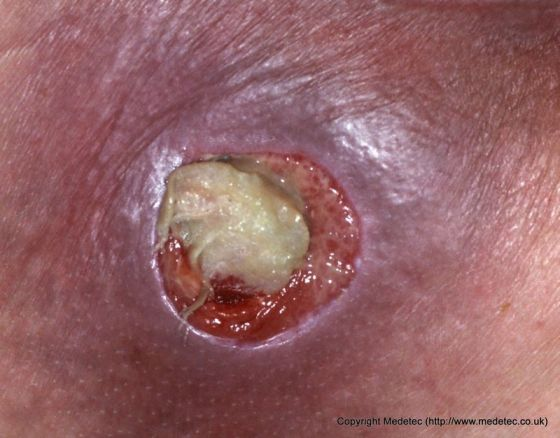
#> input picture testing_data/input/images/f/f10.png, 560 x 438 px, given as the content of the folder ng_data/input/images/../testing_data/input/images/f/f10.png/, which was not available
$ python -i get_features_training.py   (imports and definitions only)   (older library calls are emulated)
#> lines starting #> are read from the running program, lines starting #| are printed output that depends on the picture; after the words box and inside, x2 and y2 are one past the last pixel; in counts of white or black regions, pixels touching at a corner belong together; pictures that were not available may be replaced by others from this repository, and a replacement may not be noted
# coding: utf-8

# In[1]:


import cv2
import random
import numpy as np
from os import walk
import os
# In[2]:
class GetFeaturesTrainingInFiles :

    p = ""
    path = "../training_data/input/images/" + p
    path_output = "../training_data/input/features" + p
    path_write_file = "training_features_data.txt"

    windows_size_rows = 0
    windows_size_cols = 0

    kernel = np.ones((7, 7), np.int8)

    samples_contour = []
    samples_inner = []
    samples_outer = []

    def __init__(self, path):
        self.p = path
        self.path = "../training_data/input/images/" + path +"/"
        self.path_output = "../training_data/input/features/" + path + "/"
        self.path_write_file = "training_features_data.txt"

        ### kernel for prepare morphological
        self.kernel = np.ones((7, 7), np.int8)

        ### set windows size
        self.windows_size_rows = 31
        self.windows_size_cols = 31

        ### array samples
        # label_samples = []
        # feature_samples = []
        self.samples_contour = []
        self.samples_inner = []
        self.samples_outer = []


    def path(self):
        return self.path

    def path_output(self):
        return self.path_output


    # In[3]:


    def get_image_RGB(self, name):
        img_rgb = cv2.imread(name)
        b, g, r = cv2.split(img_rgb)
        return cv2.merge([r, g, b])


    # In[4]:


    def half_windows_size(self, windows_size_rows, windows_size_cols):
        return int(windows_size_rows / 2 + 1), int(windows_size_cols / 2 + 1)


    # In[5]:


    def get_pixels(self, img, i, windows_size_rows, windows_size_cols):
        rows, cols = i
        str = ""
        half_windows_size_rows, half_windows_size_cols = self.half_windows_size(windows_size_rows, windows_size_cols)
        # print("[{:d}, {:d}], ".format(rows, cols))
        features = ""
        for r in range(windows_size_rows):
            current_row = rows + r - half_windows_size_rows
            str += "{:2d} ".format(r + 1)
            for c in range(windows_size_cols):
                current_col = cols + c - half_windows_size_cols
                color_r, color_g, color_b = img[current_row, current_col]
                features += "{:3d} {:3d} {:3d} ".format(color_r, color_g, color_b)
                str += "[{:3d}, {:3d}, {:3d}], ".format(color_r, color_g,
                                                        color_b)  # str += "[{:3d}, {:3d}], ".format(c1, r1)
                # str += "[{:3d}, {:3d}], ".format(current_row, current_col)
            str += "\n"
        # print(str)
        # print(">>>>>>>>>>>>>>>>")
        return features


    # In[6]:


    def process_image_contour(self, img_gray):
        contour_img = np.ndarray(img_gray.shape, np.uint8)
        _, contours, hier = cv2.findContours(img_gray, cv2.RETR_LIST, cv2.CHAIN_APPROX_NONE)

        contour_lengths = [len(c) for c in contours]
        max_length_index = np.argmax(contour_lengths)

        contour_img.fill(0)
        cv2.drawContours(contour_img, contours, -1, (255, 255, 255), 1)
        # cv2.imwrite(mask_folder + "/" + "f2_contour.png", contour_img)
        return contour_img


    # In[7]:


    def process_image_inner(self, img_gray):
        img_erosion = cv2.erode(img_gray, self.kernel, iterations=1)
        img_dilation = cv2.dilate(img_gray, self.kernel, iterations=1)

        img_dilation = self.swap_color(img_dilation)

        # cv2.imwrite(mask_folder + "/" + "f2_erosion.png", img_erosion)
        # cv2.imwrite(mask_folder + "/" + "f2_dilation.png", img_dilation)

        return img_erosion, img_dilation


    # In[8]:


    def swap_color(self, img_dilation):
        rows, cols = img_dilation.shape
        for row in range(rows):
            for col in range(cols):
                if img_dilation[row, col] == 0:
                    img_dilation[row, col] = 255
                elif img_dilation[row, col] == 255:
                    img_dilation[row, col] = 0
        return img_dilation


    # In[9]:


    def random_pixel_target(self, pixel_target_list, size_pixel_img_contour):
        random.shuffle(pixel_target_list)
        new_pixel_target_list = []

        for a in range(size_pixel_img_contour):
            new_pixel_target_list.append(pixel_target_list[a])
            # print(new_pixel_target_list[a])

        return new_pixel_target_list


    # In[10]:


    def is_pixel_target(self, pixel):
        return pixel == 255


    # In[11]:


    def get_pixels_target(self, img):
        rows, cols = img.shape
        half_windows_size_rows, half_windows_size_cols = self.half_windows_size(self.windows_size_rows,self. windows_size_cols)
        pixel_target_list = []
        for row in range(rows):
            for col in range(cols):
                if (self.is_pixel_target(img[row, col])):
                    if half_windows_size_rows <= row & row <= rows - half_windows_size_rows:
                        if half_windows_size_rows <= col & col <= cols - half_windows_size_cols:
                            pixel_target_list.append([row, col])

        return pixel_target_list


    # In[12]:


    def get_sample_contour(self, label, features, pixel_target):
        self.samples_contour.append(self.get_sample(label, features, pixel_target))


    def get_sample_inner(self, label, features, pixel_target):
        self.samples_inner.append(self.get_sample(label, features, pixel_target))


    def get_sample_outer(self, label, features, pixel_target):
        self.samples_outer.append(self.get_sample(label, features, pixel_target))


    def get_sample(self, label, features, pixel_target):
        return "|label " + label + " |coordinate " + "{:d} {:d} ".format(pixel_target[0], pixel_target[1]) + "|features " + features + "\n"

    def clear_file(self, path_write_file_features):
        file_label = open(path_write_file_features, 'w')

    def shuffle_samples(self, array):
        return random.shuffle(array)

    def write_samples(self, path_write_file_lable, path_write_file_features):
        self.clear_file(path_write_file_features)
        file = open(path_write_file_features, 'a')

        self.shuffle_samples(self.samples_contour)
        self.shuffle_samples(self.samples_inner)
        self.shuffle_samples(self.samples_outer)

        for index in range(len(self.samples_contour)):
            file.write(self.samples_contour[index])
            file.write(self.samples_inner[index])
            file.write(self.samples_outer[index])

            # [11 lines of commented-out code are left out]


    def get_features_contour(self, img_rgb, pixel_target_list, windows_size_rows, windows_size_cols, label):
        for pixel_target in pixel_target_list:
            self.get_sample_contour(label, self.get_pixels(img_rgb, pixel_target, windows_size_rows, windows_size_cols), pixel_target)
#         print("contour size -> " + str(len(self.samples_contour)))
        return len(pixel_target_list)


    # In[15]:


    def get_features_inner(self, img_rgb, pixel_target_list, windows_size_rows, windows_size_cols, label, size_pixel_img_contour):
        pixel_target_list = self.random_pixel_target(pixel_target_list, size_pixel_img_contour)
        for pixel_target in pixel_target_list:
            self.get_sample_inner(label, self.get_pixels(img_rgb, pixel_target, windows_size_rows, windows_size_cols), pixel_target)
#         print("inner size -> " + str(len(self.samples_inner)))


    # In[16]:


    def get_features_outer(self, img_rgb, pixel_target_list, windows_size_rows, windows_size_cols, label, size_pixel_img_contour):
        pixel_target_list = self.random_pixel_target(pixel_target_list, size_pixel_img_contour)

        for pixel_target in pixel_target_list:
            self.get_sample_outer(label, self.get_pixels(img_rgb, pixel_target, windows_size_rows, windows_size_cols), pixel_target)
#         print("outer size -> " + str(len(self.samples_outer)))


    # In[17]:


    def process_get_sample(self, img_rgb, img_gray, windows_size_rows, windwos_size_cols, path_write_file_lable, path_write_file_features):
        img_erosion, img_dilation = self.process_image_inner(img_gray)
        size_pixel_img_contour = self.get_features_contour(img_rgb, self.get_pixels_target(self.process_image_contour(img_gray)), windows_size_rows, windwos_size_cols, "0 0 1")
        self.get_features_inner(img_rgb, self.get_pixels_target(img_erosion), windows_size_rows, windwos_size_cols, "0 1 0", size_pixel_img_contour)
        self.get_features_outer(img_rgb, self.get_pixels_target(img_dilation), windows_size_rows, windwos_size_cols, "1 0 0", size_pixel_img_contour)
        print("contour size -> " + str(len(self.samples_contour)) +", inner size -> " + str(len(self.samples_inner)) + ", outer size -> " + str(len(self.samples_outer)))
        self.write_samples(path_write_file_lable, path_write_file_features)


    # In[18]:


    def process_read_image(self, filename_rgb, filename_gray, filename):
        print("start => " + self.path+filename_rgb)
#         print(self.path+filename_rgb)
        img_rgb = self.get_image_RGB(self.path + filename_rgb)

        img_gray = cv2.imread(self.path + filename_gray, cv2.IMREAD_GRAYSCALE)
        self.process_get_sample(img_rgb, img_gray, self.windows_size_rows, self.windows_size_cols, self.path + "traning_data_label_" + filename + ".txt",self.path_output + "training_features_data_" + filename + ".txt")
        print("finished " +self.path_output + "training_features_data" + filename + ".txt"+ "\n>>>>>>>>>>")


    # In[19]:


    def extract_filename(self, current_filename):
        return current_filename.split('.')


    def is_file_image(self, filename, filetype):
        if ((filename.find('_') == -1) & ((filetype == "png") | (filetype == "jpg"))):
            return True
        return False


    # In[20]:


    def initialize_samples(self,):
        self.samples_contour = []
        self.samples_inner = []
        self.samples_outer = []


    # In[ ]:

    def process(self) :
        if not os.path.exists(self.path_output):
            os.makedirs(self.path_output)
        filenames = []
        for (dirpath, dirnames, filename) in walk(self.path):
            filenames.extend(filename)

        # In[ ]:


        for current_filename in filenames:
            filename, filetype = self.extract_filename(current_filename)
            if self.is_file_image(filename, filetype):
                self.initialize_samples()
                img_gray = filename + "_gray." + filetype
                self.process_read_image(current_filename, img_gray, filename)
#> in get_image_RGB, img_rgb is the input picture: shape (438, 560, 3); mean B, G, R 102.1, 98.9, 148.1
#> in get_image_RGB, `b, g, r = cv2.split(img_rgb)`:
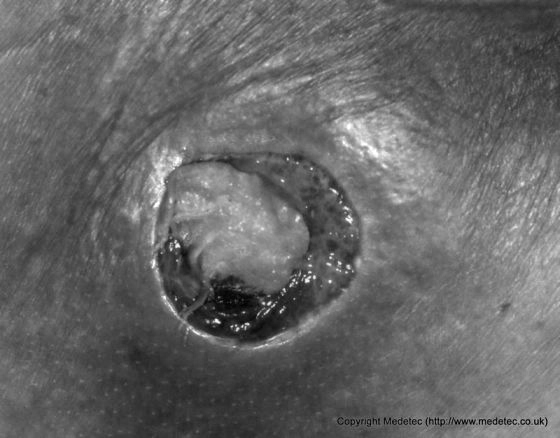
#> b: shape (438, 560); min 0, max 255, mean 102.1
#> in get_image_RGB, `b, g, r = cv2.split(img_rgb)`:
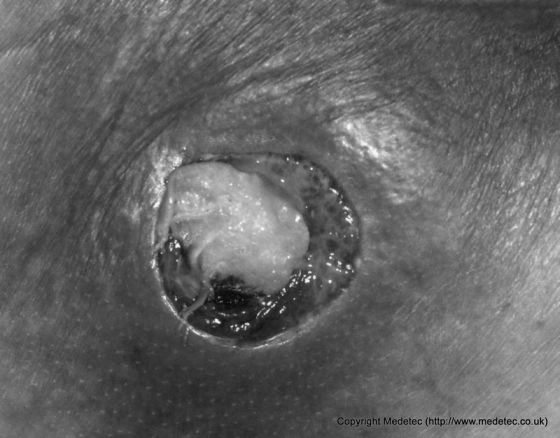
#> g: shape (438, 560); min 0, max 252, mean 98.9
#> in get_image_RGB, `b, g, r = cv2.split(img_rgb)`:
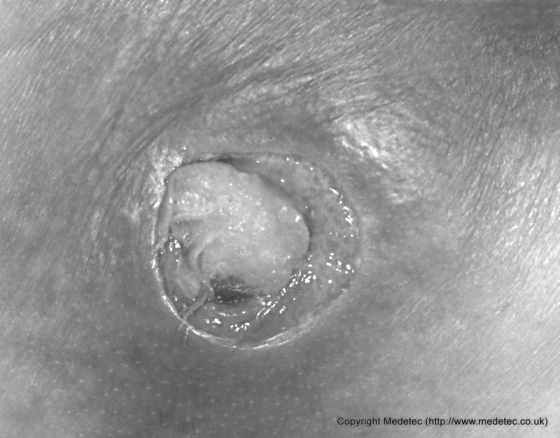
#> r: shape (438, 560); min 20, max 255, mean 148.1
#> in process_read_image, `img_gray = cv2.imread(self.path + filename_gray, cv2.IMREAD_GRAYSCALE)`:
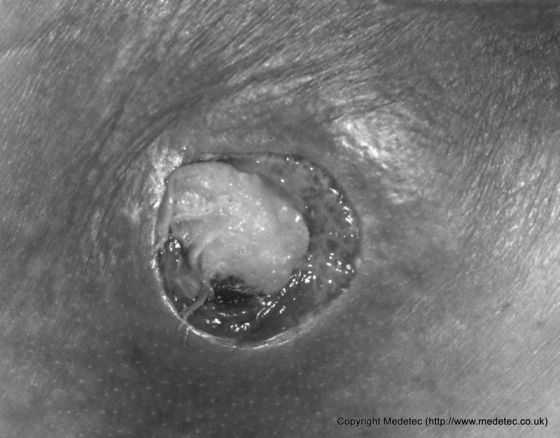
#> img_gray: shape (438, 560); min 0, max 255, mean 114
#> in process_image_inner, `img_erosion = cv2.erode(img_gray, self.kernel, iterations=1)`:
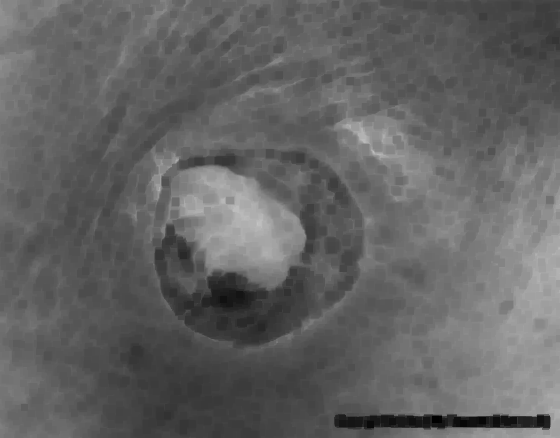
#> img_erosion: shape (438, 560); min 0, max 195, mean 98.9
#> in process_image_inner, `img_dilation = cv2.dilate(img_gray, self.kernel, iterations=1)`:
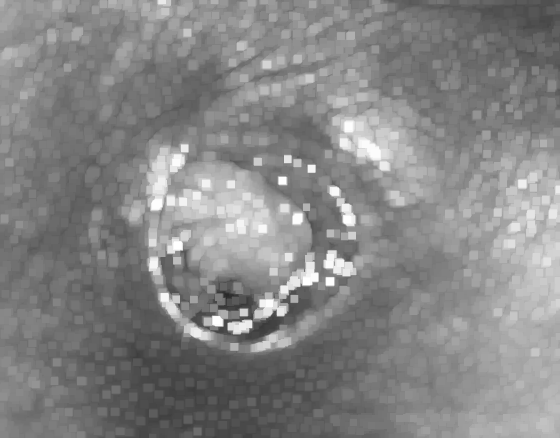
#> img_dilation: shape (438, 560); min 40, max 255, mean 133.5
#> after the loop in swap_color, `for row in range(rows):`: img_dilation: shape (438, 560); 0.04% of pixels changed, all inside (x1, y1, x2, y2) = (174, 242, 310, 285)
#> in process_image_contour, `_, contours, hier = cv2.findContours(img_gray, cv2.RETR_LIST, cv2.CHAI..`: contours = 2 contours, 1 with area under 20; largest, box (x1, y1, x2, y2) and area: (0, 0, 560, 438) 244283
#> in process_image_contour, `contour_lengths = [len(c) for c in contours]`: contour_lengths = [4, 1992]
#> in process_image_contour, `max_length_index = np.argmax(contour_lengths)`: max_length_index = 1
#> in process_image_contour, `contour_img.fill(0)`: contour_img: shape (438, 560); every value is 0
#> in process_image_contour, `cv2.drawContours(contour_img, contours, -1, (255, 255, 255), 1)`:
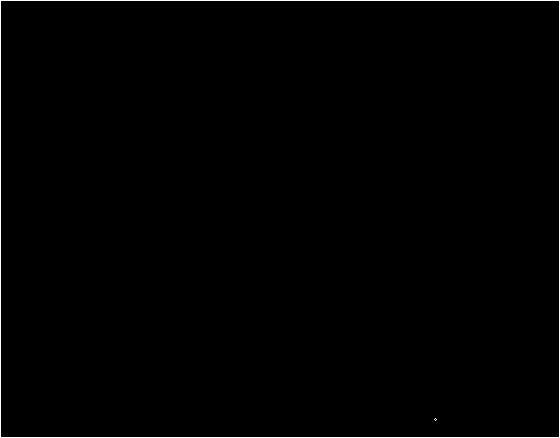
#> contour_img: shape (438, 560); 0.81% white in thin lines or dots
#> in get_pixels_target, `rows, cols = img.shape`: rows = 438; cols = 560
#> in process_get_sample, `size_pixel_img_contour = self.get_features_contour(img_rgb, self.get_p..`: size_pixel_img_contour = 4

        print("finsihed get features from image to files")

#> (the run stopped early here; a loop or call above may not have finished)

$ run again, on testing_data/input/images/f/f2.png
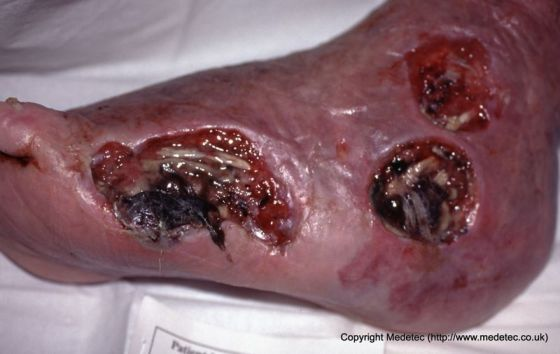
#> input picture testing_data/input/images/f/f2.png, 560 x 354 px, given as the content of the folder ing_data/input/images/../testing_data/input/images/f/f2.png/, which was not available
#> in get_image_RGB, img_rgb is the input picture: shape (354, 560, 3); mean B, G, R 108.1, 100.2, 133.6
#> in process_image_inner, `img_erosion = cv2.erode(img_gray, self.kernel, iterations=1)`:
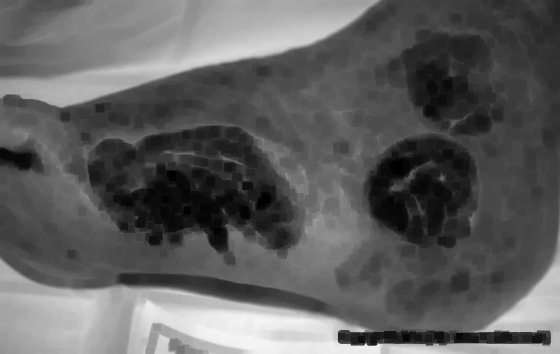
#> img_erosion: shape (354, 560); min 0, max 245, mean 94.5
#> after the loop in swap_color, `for row in range(rows):`:
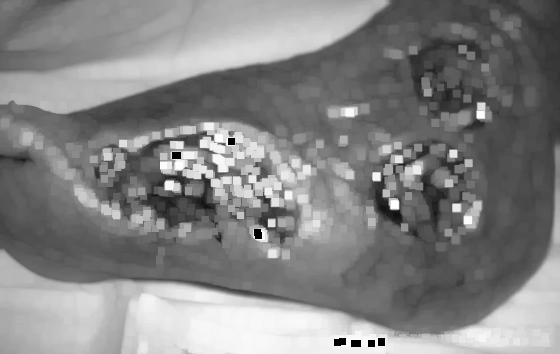
#> img_dilation: shape (354, 560); min 0, max 254, mean 131.3
#> contours = 5 contours, 4 with area under 20; largest, box (x1, y1, x2, y2) and area: (0, 0, 560, 354) 197327
#> contour_lengths = [4, 4, 4, 4, 1824]
#> max_length_index = 4
#> in get_pixels_target, `rows, cols = img.shape`: rows = 354; cols = 560
#> the loop in get_features_contour, `for pixel_target in pixel_target_list:` made 16 passes
#> (rows in get_pixels, cols in get_pixels) on passes 1 to 8: (165, 398), (166, 397), (166, 399), (167, 398), (173, 172), (174, 171), (174, 173), (175, 172)
#> size_pixel_img_contour = 16

$ run again, on testing_data/input/images/f/f3.png
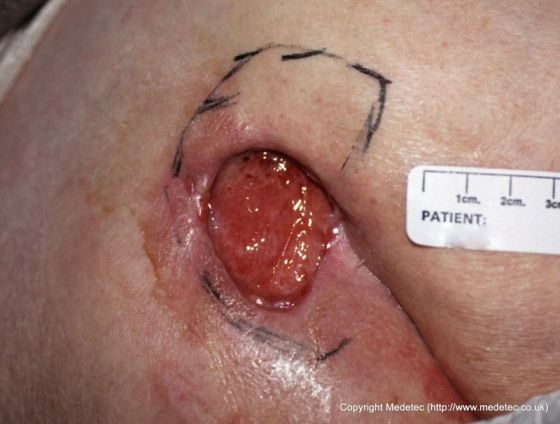
#> input picture testing_data/input/images/f/f3.png, 560 x 424 px, given as the content of the folder ing_data/input/images/../testing_data/input/images/f/f3.png/, which was not available
#> in get_image_RGB, img_rgb is the input picture: shape (424, 560, 3); mean B, G, R 107.6, 117.4, 158
#> in get_image_RGB, `b, g, r = cv2.split(img_rgb)`:
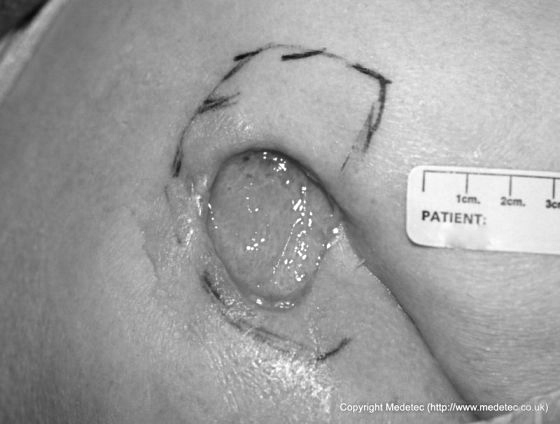
#> r: shape (424, 560); min 8, max 255, mean 158
#> after the loop in swap_color, `for row in range(rows):`:
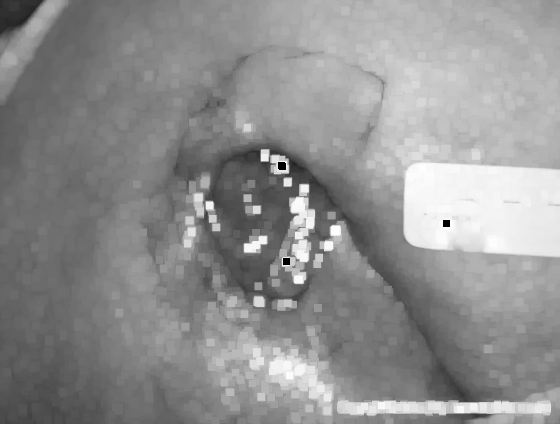
#> img_dilation: shape (424, 560); min 0, max 254, mean 143.5
#> contours = 1 contour; box (x1, y1, x2, y2) and area: (0, 0, 560, 424) 236457
#> contour_lengths = [1964]
#> max_length_index = 0
#> in get_pixels_target, `rows, cols = img.shape`: rows = 424; cols = 560
#> size_pixel_img_contour = 0
#> in get_features_inner, `pixel_target_list = self.random_pixel_target(pixel_target_list, size_p..`: pixel_target_list = []
